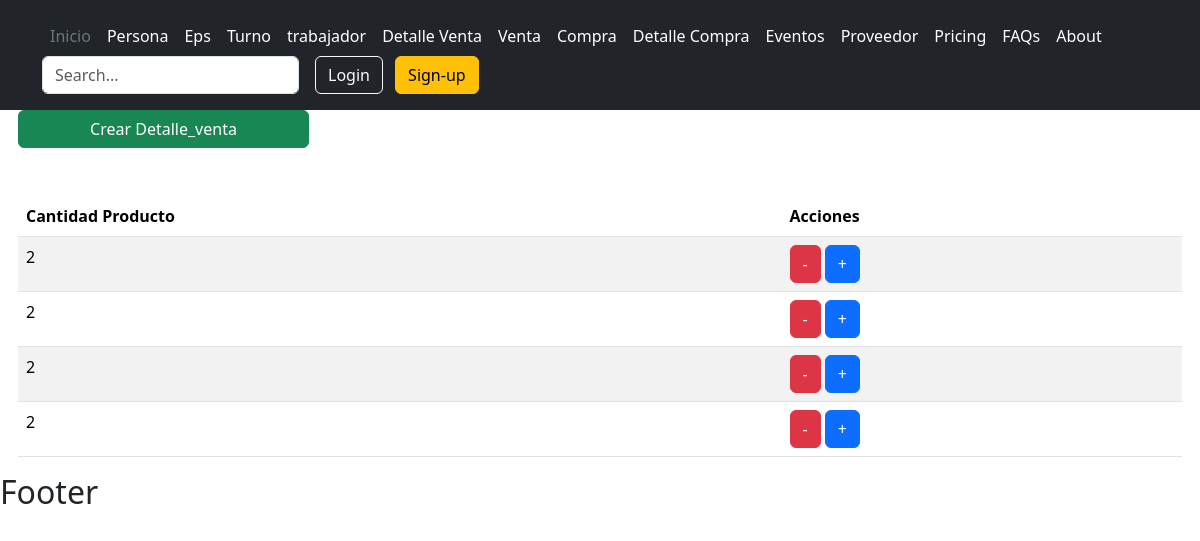
The app's page /ventas/detalle_venta/, older data.
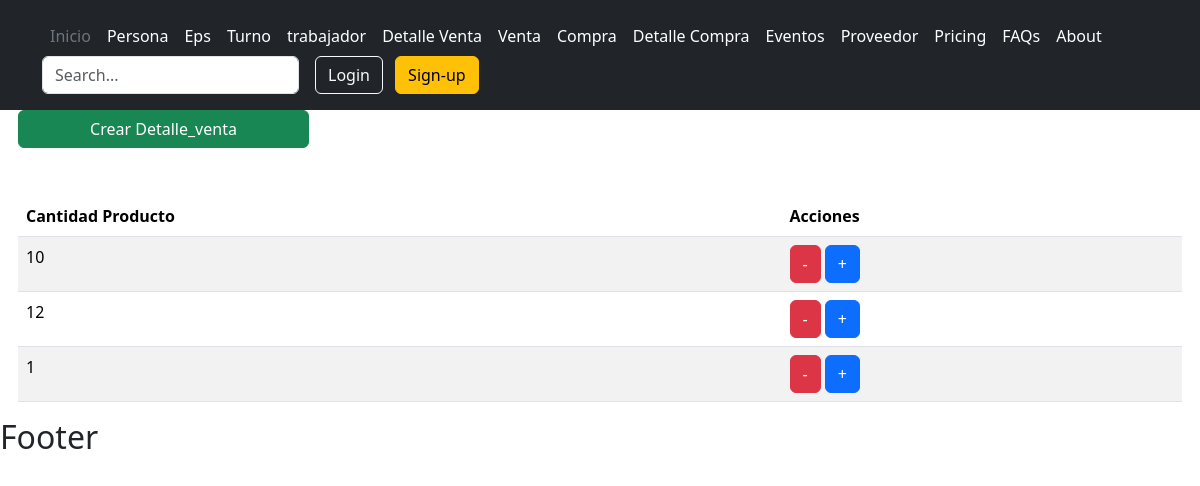
The same page, newer data.
### venta/models.py (models this page shows)
class Detalle_venta(models.Model):
    cantidad_producto=models.IntegerField(verbose_name="Cantidad Producto")

### venta/views.py (the view)
# urls.py: path('detalle_venta/', detalle_venta_listar, name="detalle_venta"),
def detalle_venta_listar(request):
    titulo="Detalle_venta"
    detalle_venta=Detalle_venta.objects.all()
    context={
        "titulo":titulo,
        "detalle_ventas":detalle_venta
    }
    return render(request,"ventas/detalle_venta/listar.html",context)

### base/templates/ventas/detalle_venta/listar.html
{% extends 'partials/body.html' %}
{% block contenido %}
<a href="{% url 'detalle_venta-crear' %}" class="btn btn-success w-25"
  >Crear {{titulo}}</a
>
<table class="table table-striped table-hover">
  <thead>
    <tr>
      <th>Cantidad Producto</th>
      <th>Acciones</th>
    </tr>
  </thead>
  <tbody>
    {% for detalle_venta in detalle_ventas %}
    <tr>
      <td>{{detalle_venta.cantidad_producto}}</td>
      <td>
        <a
          class="btn btn-danger"
          href="{% url 'detalle_venta-eliminar' detalle_venta.id %}"
          >-</a
        >
        <a
          class="btn btn-primary"
          href="{% url 'detalle_venta-modificar' detalle_venta.id %}"
          >+</a
        >
      </td>
    </tr>
    {% endfor %}
  </tbody>
</table>
{% endblock contenido %}

Row changes from the older to the newer data that the page shows:
removed Detalle_venta: cantidad_producto "2"
removed Detalle_venta: cantidad_producto "2"
removed Detalle_venta: cantidad_producto "2"
removed Detalle_venta: cantidad_producto "2"
added Detalle_venta: cantidad_producto "10"
added Detalle_venta: cantidad_producto "12"
added Detalle_venta: cantidad_producto "1"
